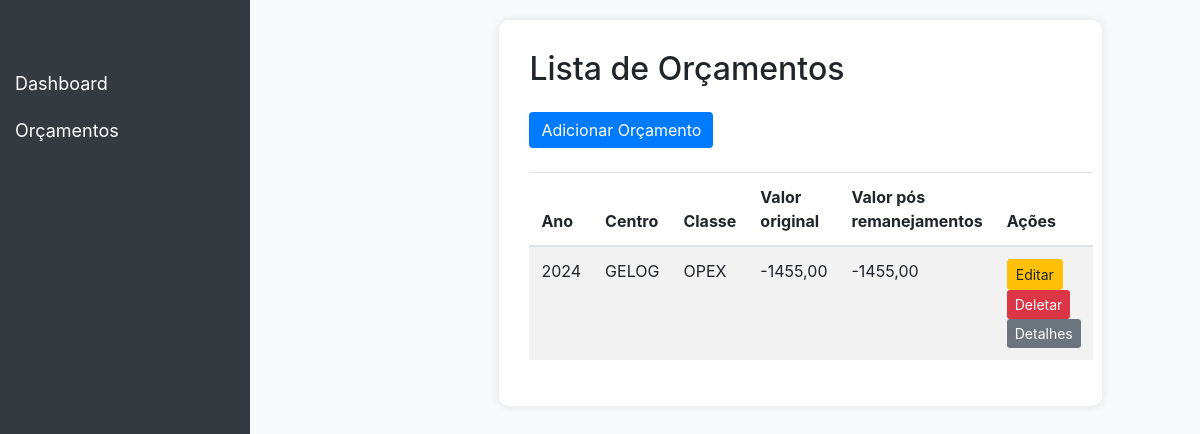
The page /contratos/orcamentos/ on the database as committed earlier.
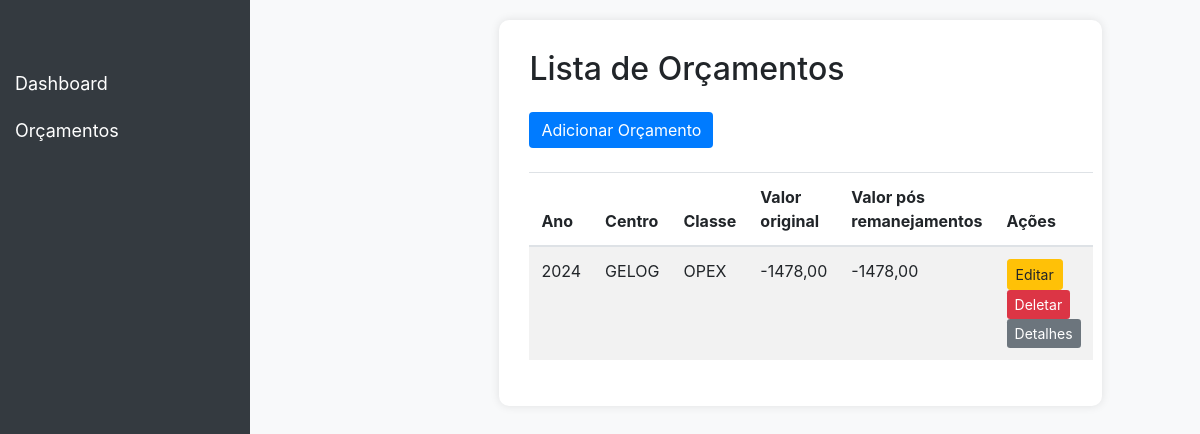
The same page on the database as committed later.
### contract/models.py (models this page shows, shortened)
class Orcamento(models.Model):
    ano = models.IntegerField()
    centro = models.ForeignKey(CentroDeCustoGestor, on_delete=models.CASCADE)
    CLASSE_CHOICES = [
        ('A', 'OPEX'),
        ('B', 'CAPEX'),
    ]
    classe = models.CharField(max_length=100, choices=CLASSE_CHOICES, blank=True, null=True)
    valor = models.DecimalField(max_digits=10, decimal_places=2, default=0)
    @property
    def valores_adicionados(self):
        if self.pk:
            return self.orcamentos_externos.filter(tipo_movimentacao='entrada').aggregate(total=Sum('valor'))['total'] or 0
        return 0
    @property
    def valores_enviados(self):
        if self.pk:
            return self.orcamentos_externos.filter(tipo_movimentacao='retirada').aggregate(total=Sum('valor'))['total'] or 0
        return 0
    @property
    def valor_total(self):
        if self.pk:
            return self.valor + self.valores_adicionados - self.valores_enviados
        return self.valor
    class Meta:
        verbose_name = 'Orçamento'
        verbose_name_plural = 'Orçamentos'
        unique_together = ('ano', 'centro', 'classe')

class CentroDeCustoGestor(models.Model):
    nome = models.CharField(max_length=100)
    def __str__(self):
        return self.nome

### contract/views.py (the view)
# urls.py: path('orcamentos/', OrcamentoListView.as_view(), name='orcamento_list'),
class OrcamentoListView(ListView):
    model = Orcamento
    template_name = 'orcamento_list.html'
    context_object_name = 'orcamentos'

### contract/templates/orcamento_list.html (shortened to what this page needs)
<!DOCTYPE html>
<html lang="en">
<head>
    <link href="https://stackpath.bootstrapcdn.com/bootstrap/4.5.2/css/bootstrap.min.css" rel="stylesheet">
</head>
<body>
<nav class="navbar navbar-expand-lg navbar-dark">
    <a class="navbar-brand" href="#">Dashboard</a>
</nav>
<div class="sidebar">
    <a href="{% url 'dashboard' %}">Dashboard</a>
    <button class="dropdown-btn">Orçamentos
    </button>
</div>
<div class="content">
    <div class="container">
        <div class="row justify-content-center">
            <div class="col-md-10">
                <div class="table-container">
                    <h2 class="mb-4">Lista de Orçamentos</h2>
                    <div class="mb-4">
                        <a href="{% url 'orcamento_create' %}" class="btn btn-primary">Adicionar Orçamento</a>
                    </div>
                    <table class="table table-striped">
                        <thead>
                            <tr>
                                <th>Ano</th>
                                <th>Centro</th>
                                <th>Classe</th>
                                <th>Valor original</th>
                                <th>Valor pós remanejamentos</th>
                                <th>Ações</th>
                            </tr>
                        </thead>
                        <tbody>
                            {% for orcamento in orcamentos %}
                            <tr>
                                <td>{{ orcamento.ano }}</td>
                                <td>{{ orcamento.centro }}</td>
                                <td>{{ orcamento.get_classe_display }}</td>
                                <td>{{ orcamento.valor }}</td>
                                <td>{{ orcamento.valor_total }}</td>
                                <td>
                                    <a href="{% url 'orcamento_update' orcamento.pk %}" class="btn btn-warning btn-sm">Editar</a>
                                    <a href="{% url 'orcamento_delete' orcamento.pk %}" class="btn btn-danger btn-sm">Deletar</a>
                                    <a href="{% url 'orcamento_detail' orcamento.pk %}" class="btn btn-secondary btn-sm">Detalhes</a>
                                </td>
                            </tr>
                            {% endfor %}
                        </tbody>
                    </table>
                </div>
            </div>
        </div>
    </div>
</div>
</body>
</html>

Rows that differ between the two databases and show on the page:
changed Orcamento "OPEX": valor "-1455,00" → "-1478,00"; valor_total "-1455,00" → "-1478,00"
